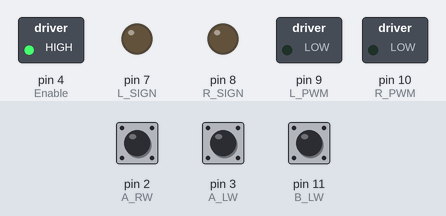
A sketch run on a simulated Arduino Uno, built with avr-gcc and run on an emulated ATmega328P. Shown: switched loads named in the sketch (green lamp = pin HIGH), output pins drawn as LEDs (lit = HIGH). The inputs (shaded band) are chosen by the test bench; at power-on: pin 3 (A_LW) HIGH, pin 2 (A_RW) HIGH, pin 11 (B_LW) HIGH. Pins used as bus, display or sensor lines are not drawn.

Above: at 1.2 s.
1.3 s: pin 3 (A_LW) pulled LOW for 0.15 s
At 2.1 s:
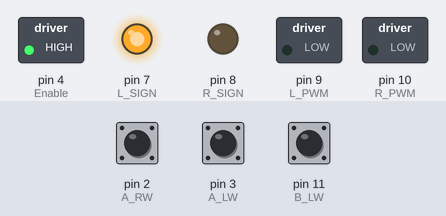
Timing chart, 0 to 4.3 s (numbered marks = the images above; inputs shaded):
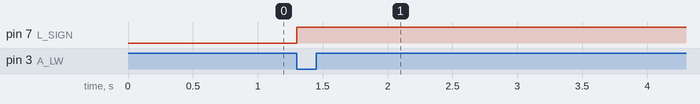

The sketch:

CLContrlDemo1.ino
```cpp
/* Name: Madison Heeg and Andrew Rouze
   Date: October 12, 2020

   Title: Inner Loop Controller
    - Motor RW:   Channel A (yellow) = pin 2 (ISR)
                  Channel B (white) = pin 6
                  Vcc (blue) = 5V on Arduino

    - Motor LW:   Channel A (yellow) = pin 3(ISR)
                  Channel B (white) = pin 11
                  Vcc (Blue) = pin 4 (set high)
*/
/**************************************** PIN DEFINITIONS ****************************************/
/* RIGHT MOTOR - Motor B */
#define R_PWM           10           // PWM (black)
#define R_SIGN          8            // direction (red)
#define A_RW            2            // channel A, ISR (yellow)
#define B_RW            6            // channel B (white)

/* LEFT MOTOR - Motor A */
#define L_PWM           9           // PWM (black)
#define L_SIGN          7            // direction (red)
#define A_LW            3            // channel A, ISR (orange)
#define B_LW            11           // channel B (white)
#define Vcc2            5            // secondary 5V supply for encoder

/* MOTOR SHIELD */
#define Enable          4            // HIGH - motor to receive current
#define STATUS          12           // Uknown pin on motor shield, DO NOT USE

/**************************************** GLOBAL CONSTANTS ***************************************/
#define batteryVoltage  8            // [V]      voltage available from battery
#define N               3200         // [counts] # of turns per one revolution, Pololu motor datasheet
#define micro           1000000      // [s]      conversion from micros to seconds

/************************************* VARIABLE DECLARATIONS *************************************/
const double  fullRotation = 6.22;      // [rad]  approx angular position after full rotation

/* RIGHT MOTOR */
static int           R_AChannelNow;            // [1 or 0]   channel A of RW encoder
static int           R_BChannelNow;            // [1 or 0]   channel B or RW encoder
static long          R_countNow = 0;           // [counts]   current encoder counts
static long          R_countPrev = 0;
static double        R_angPosPrev = 0.0;       // [rad]      prev angular position
static double        R_angPosNow = 0.0;        // [rad]      current angular position
static double        R_angVelNow = 0.0;        // [rad/s]    angular velocity
static double        R_angVelPrev = 0.0;       // [rad/s]    angular velocity
static double        R_linVel = 0.0;           // [in/s]     linear velocity
static unsigned long R_timePrev = 0;           // [us]       prev time
static unsigned long R_timeNow = 0;            // [us]       current time
static unsigned long R_deltaT = 0;             // [us]       difference of current - prev time

/* LEFT MOTOR^ */
static int           L_AChannelNow;            // [1 or 0]   channel A of RW encoder
static int           L_BChannelNow;            // [1 or 0]   channel B or RW encoder
static long          L_countNow = 0;           // [counts]   current encoder counts
static long          L_countPrev = 0;
static double        L_angPosPrev = 0.0;       // [rad]      prev angular position
static double        L_angPosNow = 0.0;        // [rad]      current angular position
static double        L_angVelNow = 0.0;        // [rad/s]    angular velocity
static double        L_angVelPrev = 0.0;       // [rad/s]    angular velocity
static double        L_linVel = 0.0;           // [in/s]      linear velocity
static unsigned long L_timePrev = 0;           // [us]       prev time
static unsigned long L_timeNow = 0;            // [us]       current time
static unsigned long L_deltaT = 0;             // [us]       difference of current - prev time
bool                 leftFix = true;


/* ROBOT */
/*  phi = angle w/ respect to x-axis */
static double        x_prev = 0.0; static double y_prev = 0.0; static double phi_prev = 0.0;       // [in]   starting positions
static double        x_now = 0.0; static double y_now = 0.0; static double phi_now = 0.0;          // [in]   current positions
static unsigned long timePrev = 0;                // [s]    time exit main loop
static unsigned long timeNow = 0;                 // [s]    time enter main loop
static unsigned long deltaT = 0;                  // [s]    time diff b/t exit and enter

static double        J_linVel = 0.0;              // [in/s]  linear velocity of robot as whole
static double        J_rotVel = 0.0;              // [rad/s] rotational velocity of robot as whole

//double x_posCalib = 4.16;                       // [in] calibration for front of camera to be 0 origin
//double y_posCalib = 4.16;                       // [in] calibration for front of camera to be 0 origin

/*  R L
    0 0 Forward   0 1 CCW   1 0 CW    1 1 Backwards
    CCW = positive rotational velocity
*/
bool          R_dir = 0;                // controls the direction of rotation
bool          L_dir = 0;                // controls the direction of rotation
double        R_motorVotlage = 0.0;     // [V]  control voltage from PID
double        L_motorVoltage = 0.0;     // [V]  control voltage from PID

/* CONTROLS */
double rkProp       = 0.0;     // right motor proportional gain
double rkInteg      = 0.0;      // right motor integral gain
double rErrorRange  = PI/8;    // right motor error range

double lkProp       = 0.0;     // left motor proportional gain
double lkInteg      = 0.0;     // left motor integral gain
double lErrorRange  = PI/8;    // left motor error range

double rkPropRot     = .5; double rkIntegRot    = 0.3;            // right motor gain values for rotational movement
double lkPropRot     = .5; double lkIntegRot    = 0.3;            // left motor gain values for rotational movement
double rotK[4] = {lkPropRot, lkIntegRot, rkPropRot, rkIntegRot};  // array to hold the rotational PI control gain values


/***************************************** MEASUREMENTS *****************************************/
const double  radius    = 2.952;        // [in]  radius of wheels
const double  baseline  = 10.827;       // [in]  width of robot

/**************************************** DEMO VARIABLES ****************************************/
double desiredXPos      = 00;           // [in]
double phi_des          = 00;           // [rad]

/********************************* CALCULATIONS FROM DEMO VARIABLES *****************************/
int    desiredCounts            = (desiredXPos / (2 * PI*radius)) * N;            // encoder counts based off distance to move in inches
double desireForwardAngPos      = (double)desiredCounts * 2.0 * PI / (double)N;   // angular position of wheels based off distance to move in inches
double leftrotError             = 0;                                              // rotational error
double rightrotError            = 0;

double desireRotatAngPos        = 1.5 * phi_des;       // scaled desired rotational angular position, experimentally found scaling factor
double rotErrorRange            = PI/32;               // acceptable error range for rotational movement of the robot
static double rErrorInteg       = 0;                   // aggregate error (desired - actual)  of the right wheel for controls
static double lErrorInteg       = 0;                   // aggregate error (desired - actual) of light wheel for controls

bool   rotFlag                  = true;                // flag to indicate when to switch from rotational to forward control
int    numRotFlag               = 0;                   // count of how many times the flag was set true
/************************************** FUNCTION PROTOTYPES **************************************/
void motorPiController(double leftDesiredAng, double rightDesiredAng, double leftAngNow, double rightAngNow, double gainArr[4]);    // main motor PI controller
void rotPiController(double desiredPhi, double rightAngNow, double leftAngNow, double rotK[4]); // control robot rotational velocity
void calculatePositionandVel();                                                                 // update x, y, phi of robot
void updateRightWheel();                                                                        // update angPos, angVel, and linVel of right wheel
void updateLeftWheel();                                                                         // update angPos, angVel, and linVel of left wheel
void updateWheels();                                                                            // update angPos, angVel, and linVel of both wheels
void printData();

/********************************************* SETUP *********************************************/
void setup() {
  Serial.begin(115200);

  /* choosing gain values according to distance to move - gain values experimentally found */
  if (abs(desiredXPos) <= 12) {
    rkProp  = 1.0;      rkInteg = 0.2;
    lkProp  = 1.0;      lkInteg = 0.2;
  } else if (abs(desiredXPos) > 12 && abs(desiredXPos) <= 24) {
    rkProp  = 0.9089;     rkInteg = 0.1782;
    lkProp  = 0.91;       lkInteg = 0.1782;
  }  else if (abs(desiredXPos) > 24 && abs(desiredXPos) <= 36) {
    rkProp  = 0.8178;     rkInteg = 0.14;
    lkProp  = 0.82;       lkInteg = 0.1564;
  }  else if (abs(desiredXPos) > 36 && abs(desiredXPos) <= 48) {
    rkProp  = 0.4767;     rkInteg = 0.12;
    lkProp  = 0.53;       lkInteg = 0.12;
  }  else if (abs(desiredXPos) > 48 && abs(desiredXPos) <= 60) {
    rkProp  = 0.43;     rkInteg = 0.10;
    lkProp  = 0.40;       lkInteg = 0.1128;
  }  else if (abs(desiredXPos) > 60 && abs(desiredXPos) <= 72) {
    rkProp  = 0.3045;     rkInteg = 0.081;
    lkProp  = 0.31;       lkInteg = 0.091;
  }  else if (abs(desiredXPos) > 72 && abs(desiredXPos) <= 84) {
    rkProp  = 0.2534;     rkInteg = 0.06;
    lkProp  = 0.26;       lkInteg = 0.0692;
  }  else if (abs(desiredXPos) > 84 && abs(desiredXPos) <= 96) {
    rkProp  = 0.2223;     rkInteg = 0.03;
    lkProp  = 0.22;       lkInteg = 0.0354;
  }  else if (abs(desiredXPos) > 96 && abs(desiredXPos) <= 108) {
    rkProp  = 0.20;     rkInteg = 0.0236;
    lkProp  = 0.21;       lkInteg = 0.0256;
  }  else if (abs(desiredXPos) > 108 && abs(desiredXPos) <= 120) {
    rkProp  = 0.18;    rkInteg = 0.0034;
    lkProp  = 0.19;    lkInteg = 0.0042;
  } else {                                  // if desiredXpos = 0
    rkProp  = 1.0;      rkInteg = 0.2;
    lkProp  = 1.0;      lkInteg = 0.2;
  }

  pinMode(Enable, OUTPUT); digitalWrite(Enable, HIGH);            // ensure motors get current
  pinMode(Vcc2, OUTPUT); digitalWrite(Vcc2, HIGH);                // secondary Vcc = 5V
  pinMode(R_PWM, OUTPUT); pinMode(L_PWM, OUTPUT);                 // setting PWM as output
  pinMode(R_SIGN, OUTPUT); pinMode(L_SIGN, OUTPUT);               // setting signs as output

  pinMode(A_RW, INPUT_PULLUP); pinMode(B_RW, INPUT_PULLUP);       // setting channel A and B of right wheel to be pullup resistors
  pinMode(A_LW, INPUT_PULLUP); pinMode(B_LW, INPUT_PULLUP);       // setting channel A and B of left wheel to be pull up resistors

  attachInterrupt(digitalPinToInterrupt(A_RW), updateRW_countsISR, CHANGE);   // ISR monitor changes to right wheel
  attachInterrupt(digitalPinToInterrupt(A_LW), updateLW_countsISR, CHANGE);   // ISR monitor changes to left wheel

  // initialize serial monitor

  if (leftFix) {                      // fix for left encoder channels initializing to weird values when left encoder is plugged into motor shield
    leftFix = false;                  // when working with the TA, we narrowed it down the issue to be due to two channels in the motor shield and the software
    L_angVelPrev = 0.0;               // this is the fix that the TA suggested we implement
    L_angVelNow = 0.0;
    L_linVel = 0.0;
  }

}

/********************************************* LOOP **********************************************/
void loop() {
  calculatePositionandVel();        /* update x, y, phi of robot */

  //printData();  <- used for troubleshooting

  /* implement PI controller */
  if (rotFlag == false) {                                     // if robot has been rotated to correct angle
    double K[4] = {lkProp, lkInteg, rkProp, rkInteg};         // array of gain values for forward control
    motorPiController(desireForwardAngPos, desireForwardAngPos, L_angPosNow, R_angPosNow, K);
  } else {                                                  // else
    rotPiController(desireRotatAngPos, R_angPosNow, L_angPosNow, rotK);       // rotate robot to correct angle
  }

}

/********************************************* FUNCTIONS *****************************************/

void motorPiController(double leftDesiredAng, double rightDesiredAng, double leftActualAng, double rightActualAng, double gainArr[4]) {

  /* Individual error of each wheel */
  double leftError = (double)leftDesiredAng - (double)leftActualAng;          // calculate angular position error left wheel
  double rightError = (double)rightDesiredAng - (double)rightActualAng;       // calculate angular position error right wheel

  lErrorInteg += (double)leftError * ((double)deltaT / (double)micro);                                              // add left error over time segment to error integral
  double leftMotorVoltage = ((double)leftError * (double)gainArr[0]) + ((double)gainArr[1] * (double)lErrorInteg);  // set left motor voltage using PI control
  rErrorInteg += (double)rightError * ((double)deltaT / (double)micro);                                             // add right error over time segment to error integral
  double rightMotorVoltage = ((double)rightError * (double)gainArr[2]) + ((double)gainArr[3] * (double)rErrorInteg); // set right motor voltage using PI control

  /* check if left PI output is saturated and set to battery voltage if so */
  if (leftMotorVoltage > (double)batteryVoltage)
    leftMotorVoltage = (double)batteryVoltage;
  else if (leftMotorVoltage < -(double)batteryVoltage)
    leftMotorVoltage = -(double)batteryVoltage;

  double leftDutyCycle = ((abs(leftMotorVoltage) / batteryVoltage)) * (double)255;                          // convert left motor voltage to PWM input

  /* check if right PI output is saturated and set to battery voltage if so */
  if (rightMotorVoltage > (double)batteryVoltage)
    rightMotorVoltage = (double)batteryVoltage;
  else if (rightMotorVoltage < -(double)batteryVoltage)
    rightMotorVoltage = -(double)batteryVoltage;

  double rightDutyCycle = ((abs(rightMotorVoltage) / batteryVoltage)) * (double)255;                        // convert right motor voltage to PWM input

  if (leftMotorVoltage < 0) {   // check for left wheel spin direction
    L_dir = 1;
  } else {
    L_dir = 0;
  }

  if (rightMotorVoltage < 0) {  // check for right wheel spin direction
    R_dir = 1;
  } else {
    R_dir = 0;
  }

  digitalWrite(L_SIGN, L_dir);          // assign left motor direction
  analogWrite(L_PWM, leftDutyCycle);    // send left motor PWM signal
  digitalWrite(R_SIGN, R_dir);          // assign left motor direction
  analogWrite(R_PWM, rightDutyCycle);   // send left motor PWM signal
}


/* control robot rotation velocity */
void rotPiController(double desiredPhi, double rightAngNow, double leftAngNow, double rotK[4]) {

  double rotGain[4] = {lkPropRot, lkIntegRot, rkPropRot, rkIntegRot};     // set gain values for rotational movmeent

  leftrotError = (double)desiredPhi - (double)leftAngNow;                 // calculate robot angular error
  rightrotError = (double)desiredPhi - (double)rightAngNow;               // calculate robot angular error

  if (leftrotError < rotErrorRange) {                                     // Check if left wheel within acceptable error range
    numRotFlag += 1;                                                      // The team realizes that we will need to change this to a
    if (numRotFlag >= 2) {                                                // more robust controls for future demos / projects
      rotFlag = false;                                                    // set flag to false, since rotational control no longer needed
      R_countNow = 0; R_countPrev = 0;                                    // reset global variables to zero for forward motion
      L_countNow = 0; L_countPrev = 0;
      rErrorInteg = 0; lErrorInteg = 0;
      return;
    }
  }
  motorPiController(desiredPhi, -desiredPhi, leftAngNow, rightAngNow, rotGain);

}

/* update right encoder count values */
void updateRW_countsISR() {
  R_timePrev = R_timeNow;
  R_timeNow = micros();                 // capture the time enter ISR
  R_deltaT = R_timeNow - R_timePrev;    // calculate time since last ISR

  R_countPrev = R_countNow;             // set previous count value to  the current count value that has not been updated

  R_AChannelNow = digitalRead(A_RW);    // read in Channel A
  R_BChannelNow = digitalRead(B_RW);    // read in Channel B

  if (R_AChannelNow == R_BChannelNow) R_countNow += 2;
  else R_countNow -= 2;

  updateRightWheel();                   // update right wheel velocities and positions
}

/* update left encoder count values */
void updateLW_countsISR() {
  L_timePrev = L_timeNow;
  L_timeNow = micros();                           // capture the time enter ISR
  L_deltaT = L_timeNow - L_timePrev;              // calculate time since last ISR

  L_countPrev = L_countNow;             // set previous count value to  the current count value that has not been updated

  L_AChannelNow = digitalRead(A_LW);    // read in Channel A
  L_BChannelNow = digitalRead(B_LW);    // read in Channel B

  if (L_AChannelNow == L_BChannelNow) L_countNow -= 2;
  else L_countNow += 2;

  updateLeftWheel();                    // update right wheel velocities and positions
}

/* update right wheel velocities and positions */
void updateRightWheel() {

  R_angPosNow = (2.0 * PI * (double)R_countNow) / (double)N;

  R_angVelNow = ((double)R_angPosNow - (double)R_angPosPrev) / ((double)R_deltaT / (double)micro);
  R_linVel = (double)radius * (double)R_angVelNow;

  R_angPosPrev = R_angPosNow;
  R_angVelPrev = R_angVelNow;
}


/* update left wheel velocities and positions */
void updateLeftWheel() {

  L_angPosNow = (2.0 * PI * (double)L_countNow) / (double)N;

  L_angVelNow = ((double)L_angPosNow - (double)L_angPosPrev) / ((double)L_deltaT / (double)micro);
  L_linVel = (double)radius * (double)L_angVelNow;

  L_angPosPrev = L_angPosNow;
  L_angVelPrev = L_angVelNow;
}

/* Calculate new position and angle of robot*/
void calculatePositionandVel() {

  timePrev = timeNow;
  timeNow = micros();                             // capture time enter loop
  deltaT = timeNow - timePrev;                    // calculate time since last enter

  //static double        x_prev = 0.0; static double y_prev = 0.0; static double phi_prev = 0.0;       // [in]   starting positions
  //static double        x_now = 0.0; static double y_now = 0.0; static double phi_now = 0.0;          // [in]   current positions

  /* calculate position and angle */
  x_now = x_prev + (((double)deltaT / (double)micro) * double(cos(phi_prev)) * (R_linVel + L_linVel)) / (2.0);
  y_now = y_prev + (((double)deltaT / (double)micro) * double(sin(phi_prev)) * (R_linVel + L_linVel)) / (2.0);
  phi_now = phi_prev + ((double)deltaT / (double)micro) * (radius / baseline) * (R_linVel - L_linVel);

  /*robot linear and rotational velocities */
  J_linVel = ((double)R_linVel + (double)L_linVel) / (double)2.0;
  J_rotVel = ((double)R_linVel - (double)L_linVel) / (double)baseline;

  /* set previous values to current values */
  x_prev = x_now;
  y_prev = y_now;
  phi_prev = phi_now;

}

/*Helper function to print variables onto serial monitor */
void printData() {
  //Serial.print(micros()/(double)1000000);
  //Serial.print("\t"); Serial.print(desireForwardAngPos);
  //Serial.print("\t"); Serial.print(x_now);
  Serial.print("\t"); Serial.print(leftrotError);
  Serial.print("\t"); Serial.print(rightrotError);
  Serial.print("\t"); Serial.print(rotFlag);
  //Serial.print("\t"); Serial.print(R_angVelNow);
  //Serial.print("\t"); Serial.print(L_angVelNow);
  Serial.print("\t"); Serial.print(desireRotatAngPos);
  //Serial.print("\t"); Serial.print(phi_now);
  //Serial.print("\t"); Serial.print(rightrotError);
  /*Serial.print("\t"); Serial.print("R_angVelNow "); Serial.print(R_angVelNow);
    Serial.print("\t"); Serial.print("R_angPosPrev "); Serial.print(R_angPosPrev);
    Serial.print("\t"); Serial.print("R_angPosNow "); Serial.print(R_angPosNow);*/
  Serial.print("\n");
}
```

Measured:
- after the input at 1.3 s, pin 7 (L_SIGN): LOW → HIGH at once
